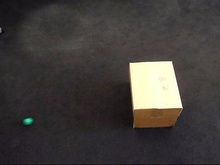
%> input picture motion_estimation_noise/15.jpg, 220 x 165 px, shrunk from 480 x 360 before the run
$ octave motion_estimation_noise_beta.m   (GNU Octave 9; MATLAB toolbox functions it lacks are replaced by stand-ins)
%> lines starting %> are read from the running program, lines starting %| are printed output that depends on the picture
clc;
close all;

mbSize = 16;
p = 7;

%% 原始帧
image_I = imread('15.jpg');
%> image_I is the input picture: size 165x220x3 uint8; mean R, G, B 66.6, 62.5, 60
image_P = imread('14.jpg');
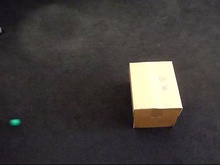
%> input picture motion_estimation_noise/14.jpg, 220 x 165 px, shrunk from 480 x 360 before the run
%> image_P is the input picture: size 165x220x3 uint8; mean R, G, B 66.9, 62.8, 60.2

imgI = double(rgb2gray(image_I));
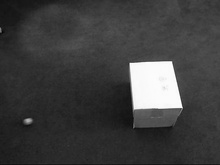
%> imgI: size 165x220 double; min 4, max 254, mean 63.4
imgP = double(rgb2gray(image_P));
[height, width] = size(imgI);
%> height = 165; width = 220
imgI = imgI(1:height, 1:width);
imgP = imgP(1:height, 1:width);
%> (the run ends here)
